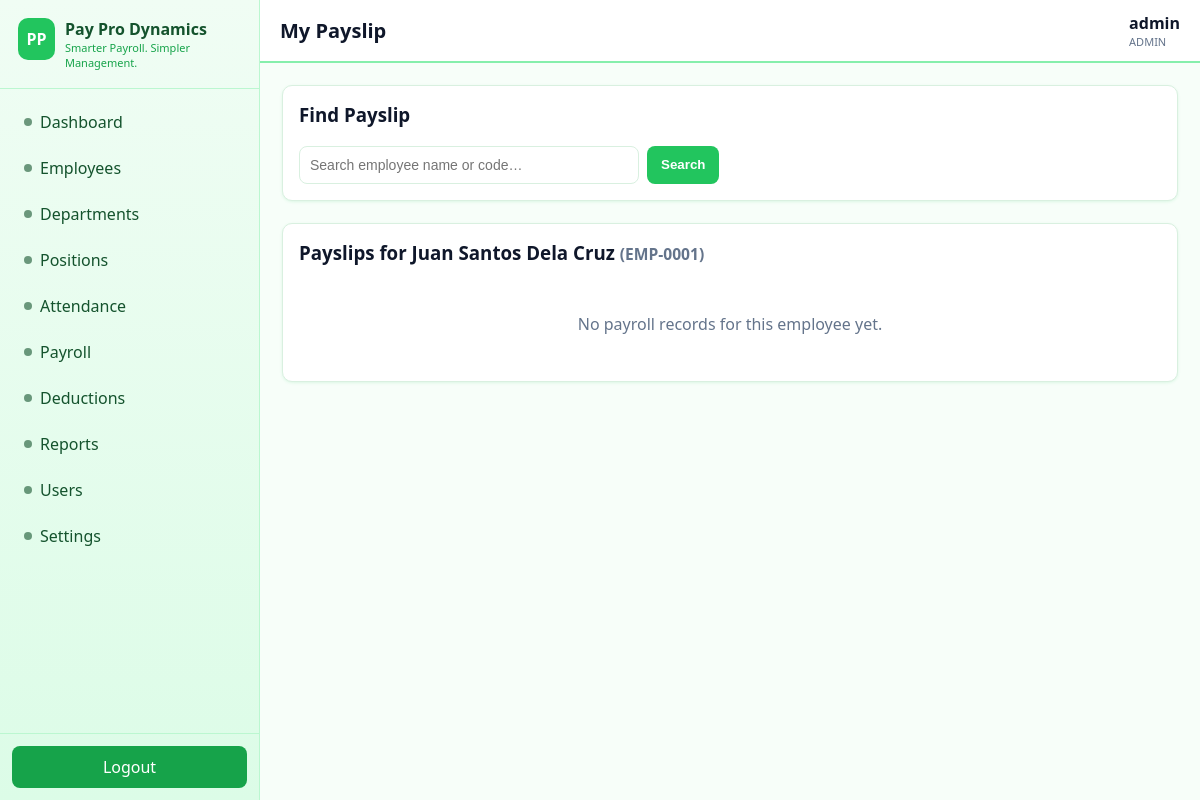
The app's page /payroll/my_payslip.php?emp=1 (signed in) with its own data.
### tables this page shows
CREATE TABLE employees (
  id INT AUTO_INCREMENT PRIMARY KEY,
  employee_code VARCHAR(20) NOT NULL UNIQUE,
  first_name VARCHAR(60) NOT NULL,
  middle_name VARCHAR(60) NULL,
  last_name VARCHAR(60) NOT NULL,
  email VARCHAR(100) NOT NULL UNIQUE,
  phone VARCHAR(20) NULL,
  address TEXT NULL,
  date_of_birth DATE NULL,
  date_hired DATE NOT NULL,
  department_id INT NOT NULL,
  position_id INT NOT NULL,
  employment_status ENUM('Regular','Probationary','Contractual','Resigned') NOT NULL DEFAULT 'Regular',
  status ENUM('active','inactive') NOT NULL DEFAULT 'active',
  salary_type ENUM('monthly','daily','hourly') NOT NULL DEFAULT 'monthly',
  basic_salary DECIMAL(12,2) NOT NULL DEFAULT 0,
  hourly_rate DECIMAL(10,2) NOT NULL DEFAULT 0,
  created_at TIMESTAMP DEFAULT CURRENT_TIMESTAMP,
  updated_at TIMESTAMP DEFAULT CURRENT_TIMESTAMP ON UPDATE CURRENT_TIMESTAMP,
  CONSTRAINT fk_emp_dept FOREIGN KEY (department_id)
    REFERENCES departments(id) ON UPDATE CASCADE ON DELETE RESTRICT,
  CONSTRAINT fk_emp_pos FOREIGN KEY (position_id)
    REFERENCES positions(id) ON UPDATE CASCADE ON DELETE RESTRICT,
  CHECK (basic_salary >= 0),
  CHECK (hourly_rate >= 0)
);

### includes/functions.php (called while the page is built, shortened)
<?php
function e($str) { return htmlspecialchars((string)($str ?? ''), ENT_QUOTES, 'UTF-8'); }

### payroll/my_payslip.php (the view, shortened to what this page needs)
<?php
$pdo = db();
$q = trim($_GET['q'] ?? '');
$empId = (int)($_GET['emp'] ?? 0);
$notice = '';
$periods = [];
$selected = null;
if ($empId > 0) {
    $st = $pdo->prepare("SELECT id, employee_code, first_name, middle_name, last_name FROM employees WHERE id=?");
    $st->execute([$empId]);
    $selected = $st->fetch();
    if ($selected) {
        $p = $pdo->prepare("SELECT id, period_label, period_start, period_end, net_pay, status FROM payroll WHERE employee_id=? ORDER BY period_start DESC");
        $p->execute([$empId]);
        $periods = $p->fetchAll();
    }
}
function cand_name($c) { return trim(($c['first_name'] ?? '') . ' ' . ($c['middle_name'] ?? '') . ' ' . ($c['last_name'] ?? '')); }
require_once __DIR__ . '/../includes/header.php';
require_once __DIR__ . '/../includes/sidebar.php';
require_once __DIR__ . '/../includes/navbar.php';
?>
<div class="card">
  <h3 style="margin-top:0">Find Payslip</h3>
  <form method="get" style="display:flex;gap:8px;flex-wrap:wrap">
    <input type="search" name="q" placeholder="<?= $role === 'EMPLOYEE' ? 'Type your name or employee code…' : 'Search employee name or code…' ?>" value="<?= e($q) ?>" style="max-width:340px">
    <button class="btn" type="submit">Search</button>
  </form>
</div>
<br>
<?php if ($selected): ?>
<div class="card">
  <h3 style="margin-top:0">Payslips for <?= e(cand_name($selected)) ?> <small style="color:#64748B">(<?= e($selected['employee_code']) ?>)</small></h3>
  <?php if (!$periods): ?><div class="empty">No payroll records for this employee yet.</div><?php endif; ?>
</div>
<?php elseif ($q === '' && !$notice): ?>
<div class="card"><div class="empty">Type a name above and click Search to find payslips.</div></div>
<?php endif; ?>
<?php require_once __DIR__ . '/../includes/footer.php'; ?>

### assets/css/style.css (style rules this page uses)
:root { --primary:#22C55E; --secondary:#16A34A; --bg:#F7FEF9; --card:#FFFFFF; --text:#0F172A; --muted:#64748B; --success:#16A34A; --warning:#F59E0B; --danger:#DC2626; --border:#D9F0E0; --radius:10px; --shadow:0 1px 3px rgba(34,197,94,.12); }
* { box-sizing:border-box }
body { margin:0;font-family:Segoe UI,Arial,Helvetica,sans-serif;background:var(--bg);color:var(--text) }
.card { background:var(--card);border:1px solid var(--border);border-radius:var(--radius);box-shadow:var(--shadow);padding:16px }
.btn { display:inline-block;border:0;border-radius:8px;padding:10px 14px;cursor:pointer;font-weight:600;background:var(--primary);color:#fff }
input,select,textarea { width:100%;padding:10px;border:1px solid var(--border);border-radius:8px;font-size:14px }
.empty { padding:30px;text-align:center;color:var(--muted) }

### records on screen
employees: cand_name($selected) "Juan Santos Dela Cruz", employee_code "EMP-0001"

### other values on screen
$label "Dashboard"
$label "Employees"
$label "Departments"
$label "Positions"
$label "Attendance"
$label "Payroll"
$label "Deductions"
$label "Reports"
$label "Users"
$label "Settings"
$pageTitle "My Payslip"
$uname "admin"
$role "ADMIN"
